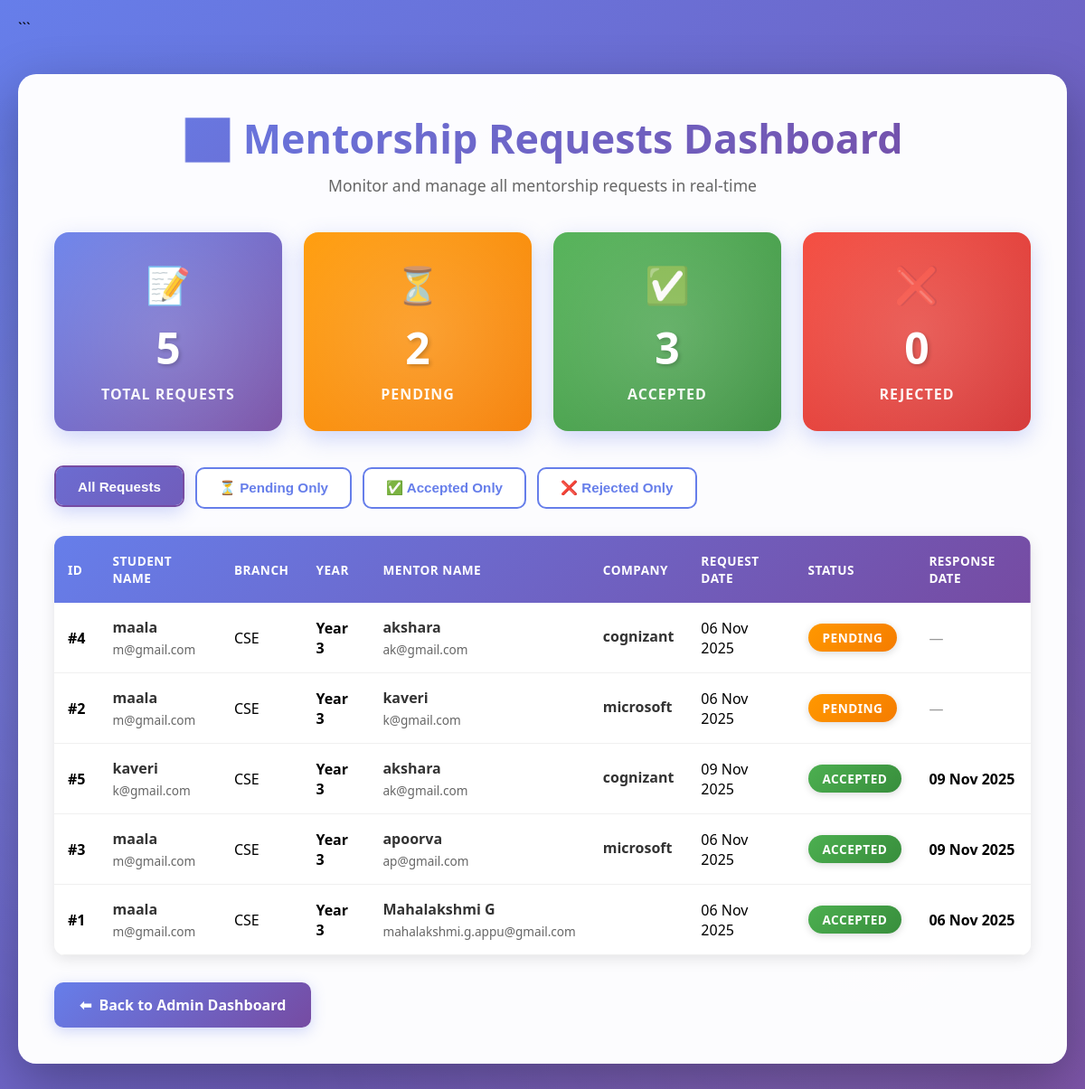
Screenshot of /admin_mentorship_requests.php (signed in) with the database file from the repository.
### tables this page shows
CREATE TABLE `mentorship_requests` (
  `request_id` int(11) NOT NULL,
  `st_register` varchar(50) NOT NULL COMMENT 'References studentinfo.st_register',
  `mentor_pi_register` varchar(100) NOT NULL COMMENT 'References alumniinfo.pi_register',
  `status` enum('Pending','Accepted','Rejected') DEFAULT 'Pending',
  `request_date` timestamp NOT NULL DEFAULT current_timestamp(),
  `response_date` timestamp NULL DEFAULT NULL
);

CREATE TABLE `studentinfo` (
  `st_name` varchar(100) NOT NULL,
  `st_gender` varchar(20) NOT NULL,
  `st_address` varchar(100) NOT NULL,
  `st_email` varchar(100) NOT NULL,
  `st_linkedin` varchar(255) DEFAULT NULL,
  `st_instagram` varchar(255) DEFAULT NULL,
  `st_whatsapp` varchar(20) DEFAULT NULL,
  `st_facebook` varchar(255) DEFAULT NULL,
  `st_twitter` varchar(255) DEFAULT NULL,
  `st_github` varchar(255) DEFAULT NULL,
  `st_portfolio` varchar(255) DEFAULT NULL,
  `st_picture` longblob DEFAULT NULL,
  `st_branch` varchar(50) NOT NULL,
  `st_year` int(11) NOT NULL,
  `st_mobile` varchar(50) NOT NULL,
  `st_register` varchar(100) NOT NULL
);

CREATE TABLE `alumniinfo` (
  `pi_name` varchar(100) NOT NULL,
  `pi_gender` varchar(20) NOT NULL,
  `pi_address` varchar(100) NOT NULL,
  `pi_email` varchar(100) NOT NULL,
  `pi_linkedin` varchar(255) DEFAULT NULL,
  `pi_instagram` varchar(255) DEFAULT NULL,
  `pi_whatsapp` varchar(20) DEFAULT NULL,
  `pi_facebook` varchar(255) DEFAULT NULL,
  `pi_twitter` varchar(255) DEFAULT NULL,
  `pi_github` varchar(255) DEFAULT NULL,
  `pi_portfolio` varchar(255) DEFAULT NULL,
  `pi_picture` longblob DEFAULT NULL,
  `pi_session` varchar(50) NOT NULL,
  `pi_branch` varchar(50) NOT NULL,
  `pi_yop` year(4) DEFAULT NULL,
  `pi_mobile` varchar(50) NOT NULL,
  `pi_company` varchar(50) NOT NULL,
  `pi_designation` varchar(100) DEFAULT NULL,
  `pi_register` varchar(100) NOT NULL,
  `show_contact` tinyint(1) DEFAULT 1 COMMENT 'Show contact info to students',
  `available_for_mentorship` tinyint(1) DEFAULT 1 COMMENT 'Available as mentor'
);

### admin_mentorship_requests.php (the view, shortened to what this page needs)
<?php
include_once 'db_config.php';
$statsQuery = "SELECT
    COUNT(*) as total_requests,
    SUM(CASE WHEN status='Pending' THEN 1 ELSE 0 END) as pending,
    SUM(CASE WHEN status='Accepted' THEN 1 ELSE 0 END) as accepted,
    SUM(CASE WHEN status='Rejected' THEN 1 ELSE 0 END) as rejected
    FROM mentorship_requests";
$statsResult = mysqli_fetch_assoc(mysqli_query($conn, $statsQuery));
$requestsQuery = "SELECT
    r.request_id,
    r.mentor_pi_register,
    ai.pi_name as mentor_name,
    ai.pi_email as mentor_email,
    ai.pi_company,
    ai.pi_designation,
    ai.pi_branch as mentor_branch,
    r.st_register,
    si.st_name as student_name,
    si.st_email as student_email,
    si.st_branch as student_branch,
    si.st_year,
    r.status,
    r.request_date,
    r.response_date
    FROM mentorship_requests r
    JOIN alumniinfo ai ON r.mentor_pi_register = ai.pi_register
    JOIN studentinfo si ON r.st_register = si.st_register
    ORDER BY
        CASE r.status
            WHEN 'Pending' THEN 1
            WHEN 'Accepted' THEN 2
            WHEN 'Rejected' THEN 3
        END,
        r.request_date DESC";
$requestsResult = mysqli_query($conn, $requestsQuery);
?>
<!DOCTYPE html>
<html>
<head>
</head>
<body>
<div class="container">
    <div class="header-section">
        <h2>📊 Mentorship Requests Dashboard</h2>
        <p class="subtitle">Monitor and manage all mentorship requests in real-time</p>
    </div>
    <div class="stats-grid">
        <div class="stat-card">
            <span class="stat-icon">📝</span>
            <div class="stat-number"><?php echo $statsResult['total_requests']; ?></div>
            <div class="stat-label">Total Requests</div>
        </div>
        <div class="stat-card" style="background: linear-gradient(135deg, #ff9800 0%, #f57c00 100%);">
            <span class="stat-icon">⏳</span>
            <div class="stat-number"><?php echo $statsResult['pending']; ?></div>
            <div class="stat-label">Pending</div>
        </div>
        <div class="stat-card" style="background: linear-gradient(135deg, #4CAF50 0%, #388E3C 100%);">
            <span class="stat-icon">✅</span>
            <div class="stat-number"><?php echo $statsResult['accepted']; ?></div>
            <div class="stat-label">Accepted</div>
        </div>
        <div class="stat-card" style="background: linear-gradient(135deg, #f44336 0%, #d32f2f 100%);">
            <span class="stat-icon">❌</span>
            <div class="stat-number"><?php echo $statsResult['rejected']; ?></div>
            <div class="stat-label">Rejected</div>
        </div>
    </div>
    <div class="filter-section">
        <button class="filter-btn active" onclick="filterTable('all')"><span>All Requests</span></button>
        <button class="filter-btn" onclick="filterTable('Pending')"><span>⏳ Pending Only</span></button>
        <button class="filter-btn" onclick="filterTable('Accepted')"><span>✅ Accepted Only</span></button>
        <button class="filter-btn" onclick="filterTable('Rejected')"><span>❌ Rejected Only</span></button>
    </div>
    <div class="table-container">
        <table id="requestsTable">
            <thead>
                <tr>
                    <th>ID</th>
                    <th>Student Name</th>
                    <th>Branch</th>
                    <th>Year</th>
                    <th>Mentor Name</th>
                    <th>Company</th>
                    <th>Request Date</th>
                    <th>Status</th>
                    <th>Response Date</th>
                </tr>
            </thead>
            <tbody>
                <?php
                if (mysqli_num_rows($requestsResult) > 0) {
                    while ($row = mysqli_fetch_assoc($requestsResult)) {
                ?>
                <tr data-status="<?php echo $row['status']; ?>">
                    <td><strong>#<?php echo $row['request_id']; ?></strong></td>
                    <td>
                        <div class="user-info">
                            <span class="user-name"><?php echo htmlspecialchars($row['student_name']); ?></span>
                            <span class="user-email"><?php echo htmlspecialchars($row['student_email']); ?></span>
                        </div>
                    </td>
                    <td><?php echo htmlspecialchars($row['student_branch']); ?></td>
                    <td><strong>Year <?php echo $row['st_year']; ?></strong></td>
                    <td>
                        <div class="user-info">
                            <span class="user-name"><?php echo htmlspecialchars($row['mentor_name']); ?></span>
                            <span class="user-email"><?php echo htmlspecialchars($row['mentor_email']); ?></span>
                        </div>
                    </td>
                    <td>
                        <div class="company-info">
                            <span class="company-name"><?php echo htmlspecialchars($row['pi_company']); ?></span>
                        </div>
                    </td>
                    <td><?php echo date('d M Y', strtotime($row['request_date'])); ?></td>
                    <td>
                        <span class="status-badge badge-<?php echo strtolower($row['status']); ?>">
                            <?php echo $row['status']; ?>
                        </span>
                    </td>
                    <td>
                        <?php
                        echo $row['response_date']
                            ? '<strong>' . date('d M Y', strtotime($row['response_date'])) . '</strong>'
                            : '<span style="color: #999;">—</span>';
                        ?>
                    </td>
                </tr>
                <?php
                    }
                } ?>
            </tbody>
        </table>
    </div>
    <a href="adminpage.php" class="back-btn">
        <span>⬅</span>
        <span>Back to Admin Dashboard</span>
    </a>
</div>
</body>
</html>

### rows the page displays
mentorship_requests: request_id "4", studentinfo.st_name "maala", studentinfo.st_email "m@gmail.com", studentinfo.st_branch "CSE", studentinfo.st_year "3", alumniinfo.pi_name "akshara", alumniinfo.pi_email "ak@gmail.com", alumniinfo.pi_company "cognizant", request_date "06 Nov 2025", status "PENDING"
mentorship_requests: request_id "2", studentinfo.st_name "maala", studentinfo.st_email "m@gmail.com", studentinfo.st_branch "CSE", studentinfo.st_year "3", alumniinfo.pi_name "kaveri", alumniinfo.pi_email "k@gmail.com", alumniinfo.pi_company "microsoft", request_date "06 Nov 2025", status "PENDING"
mentorship_requests: request_id "5", studentinfo.st_name "kaveri", studentinfo.st_email "k@gmail.com", studentinfo.st_branch "CSE", studentinfo.st_year "3", alumniinfo.pi_name "akshara", alumniinfo.pi_email "ak@gmail.com", alumniinfo.pi_company "cognizant", request_date "09 Nov 2025", status "ACCEPTED", response_date "09 Nov 2025"
mentorship_requests: request_id "3", studentinfo.st_name "maala", studentinfo.st_email "m@gmail.com", studentinfo.st_branch "CSE", studentinfo.st_year "3", alumniinfo.pi_name "apoorva", alumniinfo.pi_email "ap@gmail.com", alumniinfo.pi_company "microsoft", request_date "06 Nov 2025", status "ACCEPTED", response_date "09 Nov 2025"
mentorship_requests: request_id "1", studentinfo.st_name "maala", studentinfo.st_email "m@gmail.com", studentinfo.st_branch "CSE", studentinfo.st_year "3", alumniinfo.pi_name "Mahalakshmi G", alumniinfo.pi_email "mahalakshmi.g.appu@gmail.com", request_date "06 Nov 2025", status "ACCEPTED", response_date "06 Nov 2025"

### other values shown
$statsResult['total_requests'] "5"
$statsResult['pending'] "2"
$statsResult['accepted'] "3"
$statsResult['rejected'] "0"
